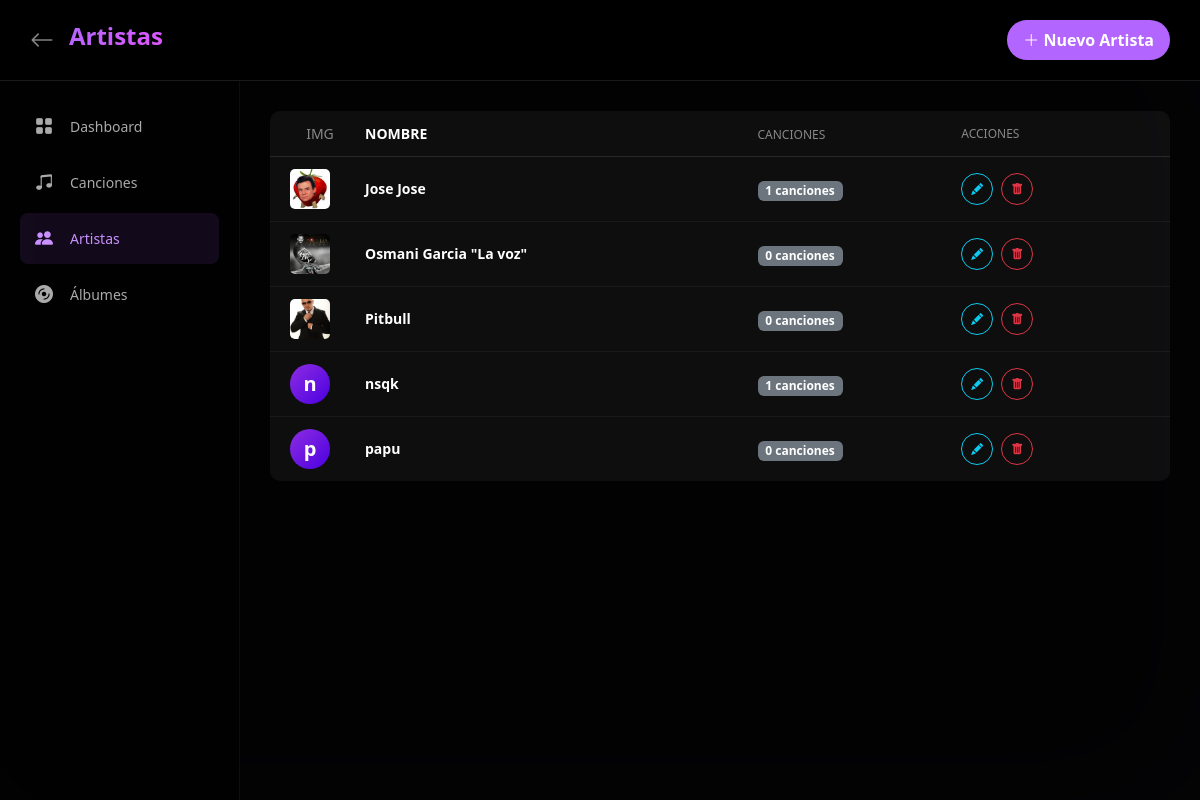
The page /artistas/ (signed in) on the database as committed earlier.
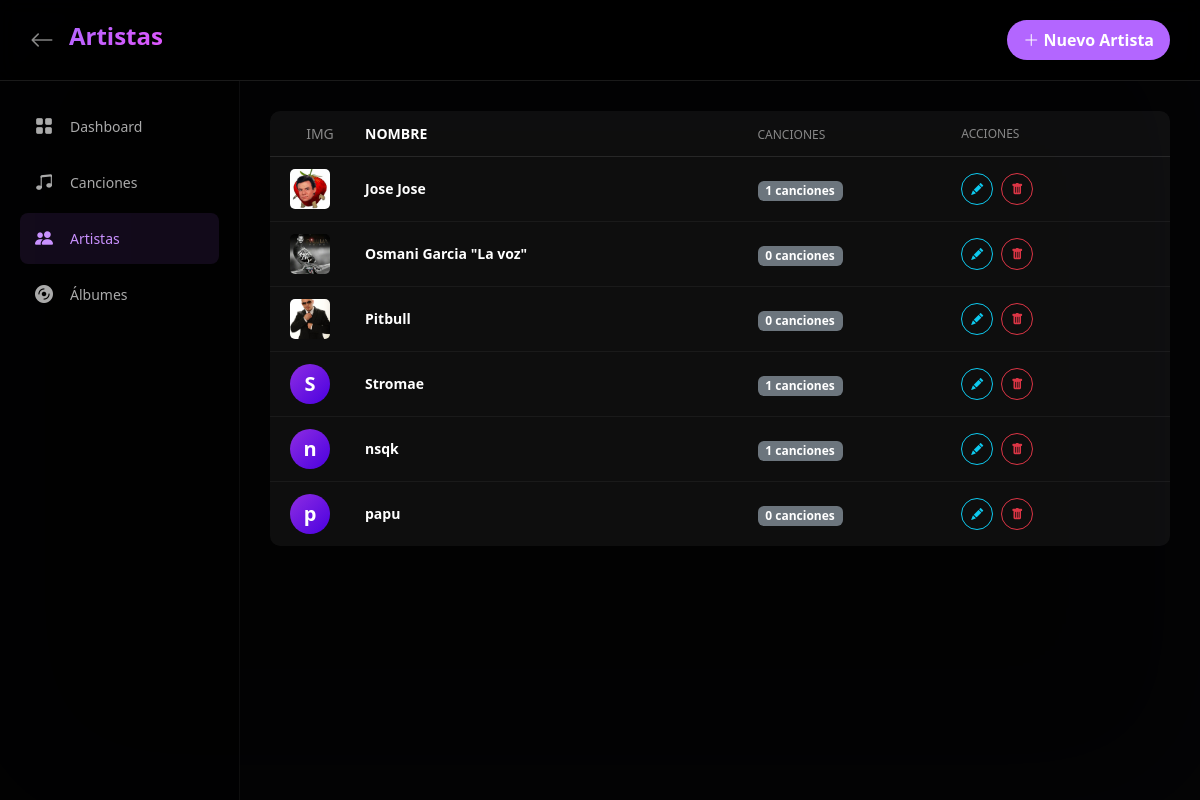
The same page on the database as committed later.
### music/models.py (models this page shows, shortened)
class Artista(models.Model):
    nombre = models.CharField(max_length=100, unique=True, db_index=True)
    slug = models.SlugField(max_length=110, unique=True, blank=True, db_index=True)
    biografia = models.TextField(blank=True, null=True)
    imagen = models.ImageField(upload_to='artistas/', blank=True, null=True)
    fecha_creacion = models.DateTimeField(auto_now_add=True)
    class Meta:
        ordering = ['nombre']
        verbose_name = 'Artista'
        verbose_name_plural = 'Artistas'

### music/views.py (the view)
# urls.py: path('artistas/', views.ArtistaListView.as_view(), name='lista_artistas'),
class ArtistaListView(AdminRequiredMixin, ListView):
    model = Artista
    template_name = 'music/crud/lista_artistas.html'
    context_object_name = 'artistas'
    paginate_by = 20

### music/views.py (called while the page is built)
def es_administrador(user):
    return user.groups.filter(name='Administrador').exists() or user.is_superuser

    def test_func(self):
        return es_administrador(self.request.user)

### music/templates/music/crud/lista_artistas.html (shortened to what this page needs)
{% extends 'music/base.html' %}
{% load static %}
{% block extra_css %}
<link rel="stylesheet" href="{% static 'music/css/crud.css' %}">
{% endblock %}
{% block content %}
<div class="library-container">
    <div class="background-blur"></div>
    <div class="library-content">
        <header class="library-header">
            <div class="header-left">
                <a href="{% url 'admin_dashboard' %}" class="back-btn"><i class="bi bi-arrow-left"></i></a>
                <h1 class="page-title">Artistas</h1>
            </div>
            <a href="{% url 'crear_artista' %}" class="btn btn-primary btn-crud-save px-3 py-2">
                <i class="bi bi-plus-lg"></i> Nuevo Artista
            </a>
        </header>
        <div class="library-main">
            <aside class="library-sidebar">
                <nav class="library-nav">
                    <a href="{% url 'admin_dashboard' %}" class="nav-item">
                        <i class="bi bi-grid-fill"></i>
                        <span>Dashboard</span>
                    </a>
                    <a href="{% url 'lista_canciones' %}" class="nav-item">
                        <i class="bi bi-music-note-beamed"></i>
                        <span>Canciones</span>
                    </a>
                    <a href="{% url 'lista_artistas' %}" class="nav-item active">
                        <i class="bi bi-people-fill"></i>
                        <span>Artistas</span>
                    </a>
                    <a href="{% url 'lista_albums' %}" class="nav-item">
                        <i class="bi bi-disc-fill"></i>
                        <span>Álbumes</span>
                    </a>
                </nav>
            </aside>
            <main class="library-body">
                <div class="songs-list">
                    <div class="song-item header grid-artistas">
                        <div class="song-number">IMG</div>
                        <div class="song-title">NOMBRE</div>
                        <div class="song-artist">CANCIONES</div>
                        <div class="actions">ACCIONES</div>
                    </div>
                    {% for artista in artistas %}
                    <div class="song-item grid-artistas">
                        <div class="song-image" style="border-radius: 50%;">
                            {% if artista.imagen %}
                            <img src="{{ artista.imagen.url }}" alt="{{ artista.nombre }}">
                            {% else %}
                            <div class="artist-avatar" style="font-size: 20px;">
                                {{ artista.nombre|slice:":1" }}
                            </div>
                            {% endif %}
                        </div>
                        <div class="song-info">
                            <h4 class="song-title">{{ artista.nombre }}</h4>
                        </div>
                        <div class="song-stats">
                            <span class="badge badge-count">{{ artista.canciones.count }} canciones</span>
                        </div>
                        <div class="actions d-flex gap-2">
                            <a href="{% url 'editar_artista' artista.id %}"
                                class="btn btn-sm btn-outline-info btn-action-circle">
                                <i class="bi bi-pencil-fill" style="font-size: 12px;"></i>
                            </a>
                            <a href="{% url 'eliminar_artista' artista.id %}"
                                class="btn btn-sm btn-outline-danger btn-action-circle">
                                <i class="bi bi-trash-fill" style="font-size: 12px;"></i>
                            </a>
                        </div>
                    </div>
                    {% empty %}
                    <div class="no-items">
                        <i class="bi bi-people"></i>
                        <p>No hay artistas registrados aún.</p>
                    </div>
                    {% endfor %}
                </div>
            </main>
        </div>
    </div>
</div>
{% endblock %}

Rows that differ between the two databases and show on the page:
added Artista: nombre "S", nombre "Stromae", canciones.count "1"
